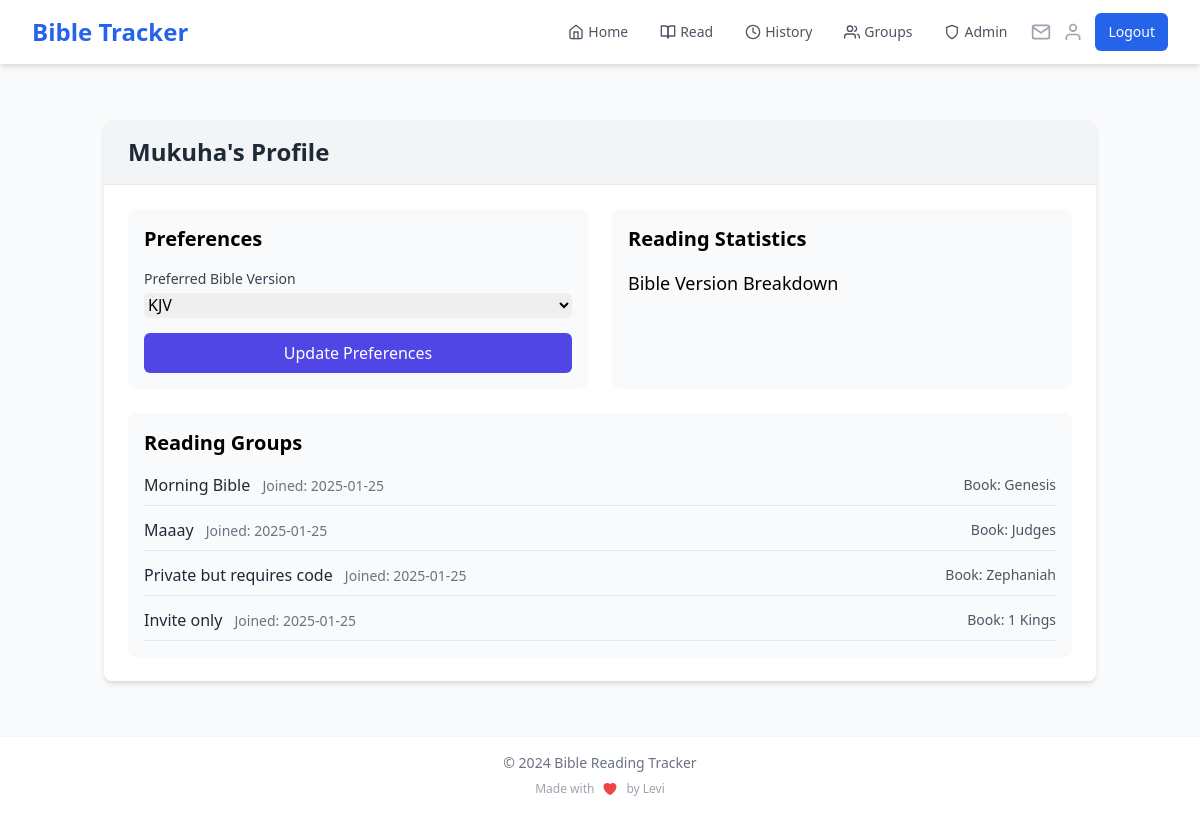
The app's page /profile (signed in), older data.
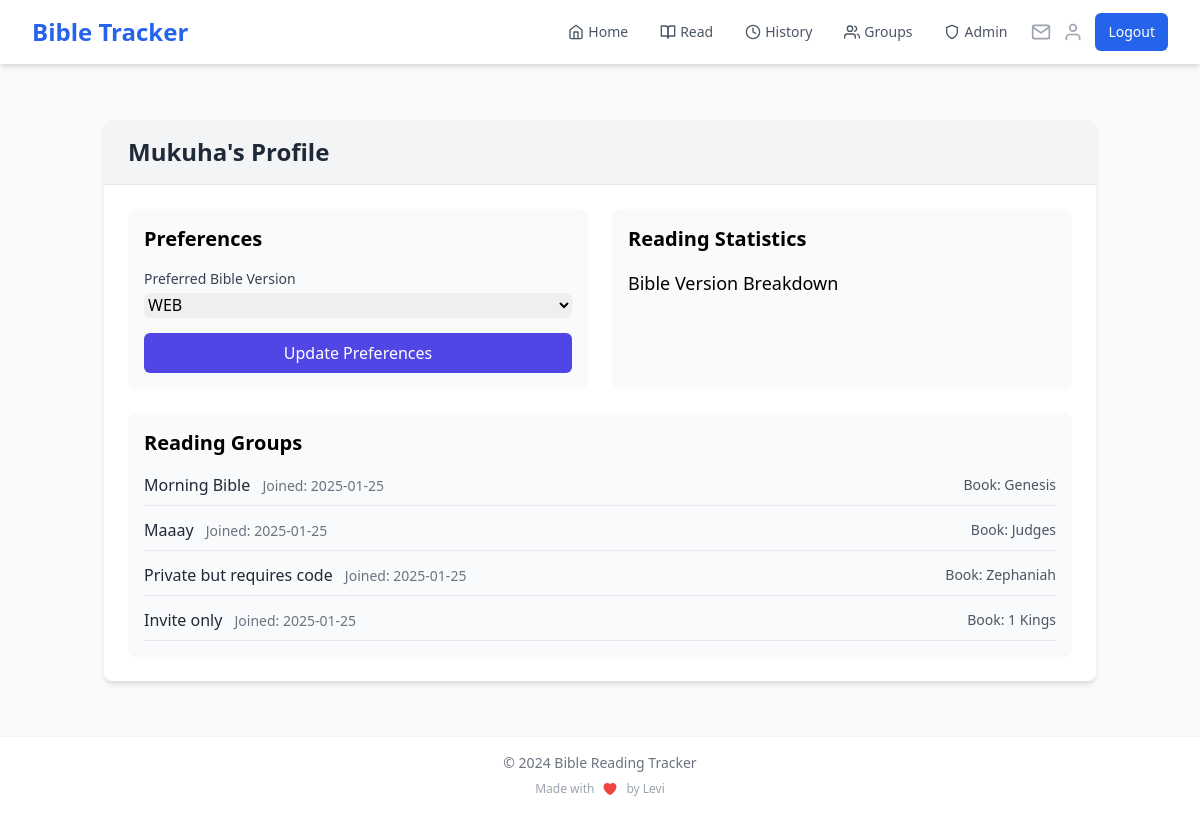
The same page, newer data.
### app.py (models this page shows)
class User(UserMixin, db.Model):
    id = db.Column(db.Integer, primary_key=True)
    name = db.Column(db.String(100), nullable=False)
    email = db.Column(db.String(120), unique=True, nullable=False, index=True)
    password_hash = db.Column(db.String(200), nullable=False)
    streak = db.Column(db.Integer, default=0)
    last_read_date = db.Column(db.DateTime, index=True)
    readings = db.relationship('Reading', backref='user', lazy='dynamic')
    preferred_version = db.Column(db.String(10), default='KJV')
    created_groups = db.relationship('ReadingGroup', backref='creator', lazy='dynamic')
    group_memberships = db.relationship('GroupMember', backref='user', lazy='dynamic')

class GroupMember(db.Model):
    id = db.Column(db.Integer, primary_key=True)
    group_id = db.Column(db.Integer, db.ForeignKey('reading_group.id'), nullable=False)
    user_id = db.Column(db.Integer, db.ForeignKey('user.id'), nullable=False)
    join_date = db.Column(db.DateTime, default=datetime.utcnow)
    last_read_chapter = db.Column(db.Integer, default=0)
    __table_args__ = (db.UniqueConstraint('group_id', 'user_id'),)

class ReadingGroup(db.Model):
    id = db.Column(db.Integer, primary_key=True)
    name = db.Column(db.String(100), nullable=False)
    description = db.Column(db.Text)
    created_at = db.Column(db.DateTime, default=datetime.utcnow)
    book = db.Column(db.String(50), nullable=False)
    current_chapter = db.Column(db.Integer, default=1)
    target_completion_date = db.Column(db.DateTime)
    creator_id = db.Column(db.Integer, db.ForeignKey('user.id'), nullable=False)
    visibility = db.Column(db.String(20), default='public')
    access_code = db.Column(db.String(20))
    members = db.relationship('GroupMember', backref='reading_group', lazy='joined')
    readings = db.relationship('GroupReading', backref='reading_group', lazy='dynamic')
    invitations = db.relationship('GroupInvitation', backref='reading_group', lazy='dynamic')

### app.py (the view)
@app.route('/profile', methods=['GET', 'POST'])
@login_required
def profile():
    if request.method == 'POST':
        current_user.preferred_version = request.form.get('preferred_version', 'KJV')
        db.session.commit()
        cache.delete_memoized(get_bible_books)
        flash('Preferences updated successfully!')
        return redirect(url_for('profile'))
    reading_stats = db.session.query(
        Reading.bible_version,
        db.func.count(Reading.id)
    ).filter_by(user_id=current_user.id).group_by(Reading.bible_version).all()
    group_stats = GroupMember.query.filter_by(user_id=current_user.id).options(
        db.joinedload(GroupMember.reading_group)  # Change 'group' to 'reading_group'
    ).all()
    return render_template('profile.html',
                         versions=BIBLE_VERSIONS.keys(),
                         reading_stats=reading_stats,
                         group_stats=group_stats)

### app.py (called while the page is built)
@login_manager.user_loader
def load_user(user_id):
    if 'user_id' in session:
        return User.query.get(int(session['user_id']))
    return None

@app.context_processor
def inject_user_name():
    if current_user.is_authenticated:
        return dict(user_name=current_user.name)
    return dict(user_name='Guest')

@app.context_processor
def inject_invitation_count():
    if current_user.is_authenticated:
        invitation_count = GroupInvitation.query.filter(
            GroupInvitation.email == current_user.email,
            GroupInvitation.used == False,
            GroupInvitation.expires_at > datetime.utcnow()
        ).count()
        return dict(invitation_count=invitation_count)
    return dict(invitation_count=0)

### templates/profile.html (shortened to what this page needs)
{% extends "base.html" %}
{% block content %}
<div class="container mx-auto px-4 py-6">
    <div class="bg-white shadow-md rounded-lg overflow-hidden">
        <div class="bg-gray-100 px-6 py-4 border-b">
            <h1 class="text-2xl font-bold text-gray-800">{{ user_name }}'s Profile</h1>
        </div>
        <div class="p-6">
            <div class="grid md:grid-cols-2 gap-6">
                <div class="bg-gray-50 p-4 rounded-lg">
                    <h2 class="text-xl font-semibold mb-4">Preferences</h2>
                    <form method="POST" class="space-y-4">
                        <div>
                            <label class="block text-sm font-medium text-gray-700">
                                Preferred Bible Version
                            </label>
                            <select
                                name="preferred_version"
                                class="mt-1 block w-full rounded-md border-gray-300 shadow-sm focus:border-indigo-300 focus:ring focus:ring-indigo-200 focus:ring-opacity-50"
                            >
                                {% for version in versions %}
                                <option
                                    value="{{ version }}"
                                    {% if version == current_user.preferred_version %}selected{% endif %}
                                >
                                    {{ version }}
                                </option>
                                {% endfor %}
                            </select>
                        </div>
                        <button
                            type="submit"
                            class="w-full bg-indigo-600 text-white py-2 px-4 rounded-md hover:bg-indigo-700 focus:outline-none focus:ring-2 focus:ring-indigo-500"
                        >
                            Update Preferences
                        </button>
                    </form>
                </div>
                <div class="bg-gray-50 p-4 rounded-lg">
                    <h2 class="text-xl font-semibold mb-4">Reading Statistics</h2>
                    <div class="space-y-3">
                        <h3 class="text-lg font-medium">Bible Version Breakdown</h3>
                    </div>
                </div>
            </div>
            <div class="mt-6 bg-gray-50 p-4 rounded-lg">
                <h2 class="text-xl font-semibold mb-4">Reading Groups</h2>
                {% if group_stats %}
                    <div class="space-y-3">
                        {% for membership in group_stats %}
<div class="flex justify-between items-center border-b pb-2 last:border-b-0">
    <div>
        <span class="font-medium text-gray-800">
            {{ membership.reading_group.name }}
        </span>
        <span class="ml-2 text-sm text-gray-500">
            Joined: {{ membership.join_date.strftime('%Y-%m-%d') }}
        </span>
    </div>
    <span class="text-sm text-gray-600">
        Book: {{ membership.reading_group.book }}
    </span>
</div>
{% endfor %}
                    </div>
                {% else %}
                    <p class="text-gray-500">You haven't joined any reading groups yet.</p>
                {% endif %}
            </div>
        </div>
    </div>
</div>
{% endblock %}

### templates/base.html (shortened to what this page needs)
<!DOCTYPE html>
<html lang="en">
<head>
    <link href="https://cdn.jsdelivr.net/npm/tailwindcss@2.2.19/dist/tailwind.min.css" rel="stylesheet">
</head>
<body class="bg-gray-50 min-h-screen flex flex-col">
    <nav class="bg-white shadow-md">
        <div class="max-w-7xl mx-auto px-4 sm:px-6 lg:px-8">
            <div class="flex justify-between h-16 items-center">
                <div class="flex items-center justify-between w-full">
                    <div class="flex items-center">
                        <a href="{{ url_for('home') }}" class="text-xl sm:text-2xl font-bold text-blue-600">Bible Tracker</a>
                    </div>
                    <div class="flex items-center">
                        {% if current_user.is_authenticated %}
                        <div class="hidden sm:flex space-x-4 mr-4">
                            <a href="{{ url_for('home') }}" class="text-gray-600 hover:text-blue-600 px-2 py-1 text-sm font-medium flex items-center">
                                <i data-feather="home" class="mr-1 h-4 w-4"></i>Home
                            </a>
                            <a href="{{ url_for('read') }}" class="text-gray-600 hover:text-blue-600 px-2 py-1 text-sm font-medium flex items-center">
                                <i data-feather="book-open" class="mr-1 h-4 w-4"></i>Read
                            </a>
                            <a href="{{ url_for('history') }}" class="text-gray-600 hover:text-blue-600 px-2 py-1 text-sm font-medium flex items-center">
                                <i data-feather="clock" class="mr-1 h-4 w-4"></i>History
                            </a>
                            <a href="{{ url_for('list_groups') }}" class="text-gray-600 hover:text-blue-600 px-2 py-1 text-sm font-medium flex items-center">
                                <i data-feather="users" class="mr-1 h-4 w-4"></i>Groups
                            </a>
                            {% if current_user.email.lower() == 'mukuhalevi@gmail.com' %}
                            <div class="relative group">
                                <a href="{{ url_for('admin_dashboard') }}" class="text-gray-600 hover:text-blue-600 px-2 py-1 text-sm font-medium flex items-center">
                                    <i data-feather="shield" class="mr-1 h-4 w-4"></i>Admin
                                </a>
                            </div>
                            {% endif %}
                        </div>
                        <div class="flex items-center space-x-3">
                            <a href="{{ url_for('view_invitations') }}" class="relative">
                                <i data-feather="mail" class="h-5 w-5 text-gray-400 hover:text-blue-600"></i>
                            </a>
                            <a href="{{ url_for('profile') }}" class="">
                                <i data-feather="user" class="h-5 w-5 text-gray-400 hover:text-blue-600"></i>
                            </a>
                            <a href="{{ url_for('logout') }}" class="hidden sm:inline-flex items-center px-3 py-2 border border-transparent text-sm font-medium rounded-md text-white bg-blue-600 hover:bg-blue-700">
                                Logout
                            </a>
                        </div>
                        {% endif %}
                    </div>
                </div>
            </div>
        </div>
    </nav>
    <main class="flex-grow container max-w-7xl mx-auto px-4 sm:px-6 lg:px-8 py-8">
        {% block content %}
        {% endblock %}
    </main>
    <footer class="bg-white shadow">
        <div class="max-w-7xl mx-auto py-4 px-4 sm:px-6 lg:px-8 text-center">
            <div class="text-gray-500 text-sm">
                © 2024 Bible Reading Tracker
            </div>
            <div class="mt-2 text-xs text-gray-400 flex items-center justify-center">
                <span class="mr-2">Made with</span>
                <span class="ml-2">by Levi</span>
            </div>
        </div>
    </footer>
</body>
</html>

Row changes from the older to the newer data that the page shows:
changed User "Mukuha": preferred_version "KJV" → "WEB"
